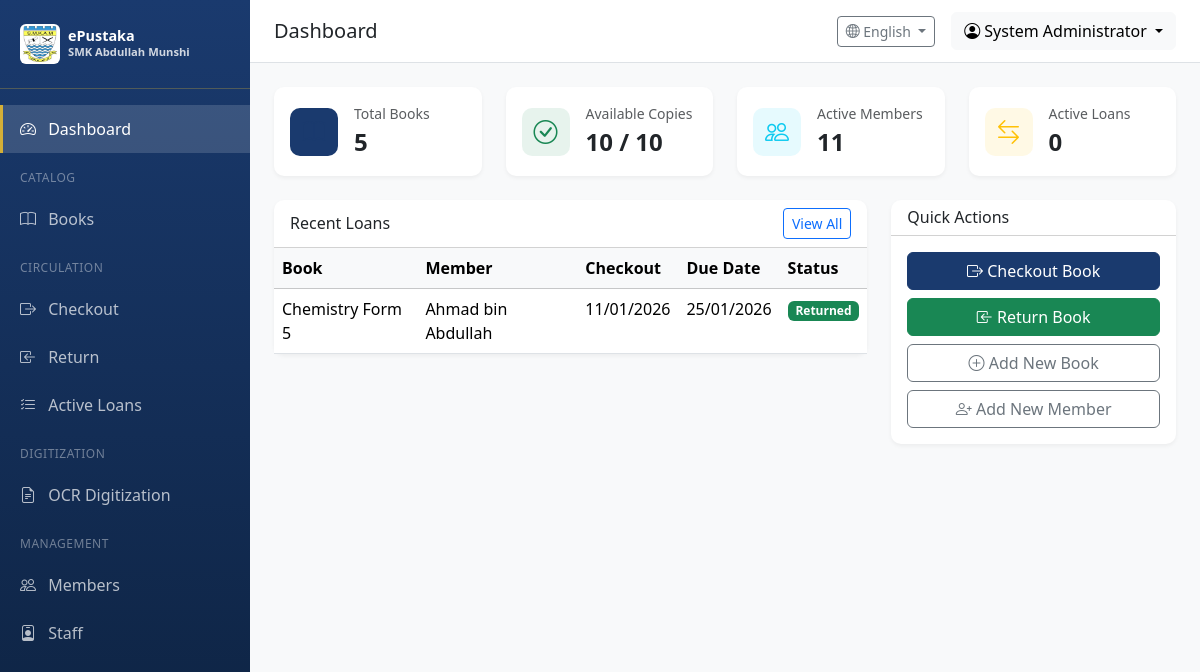
The page /dashboard (signed in) on the database as committed earlier.
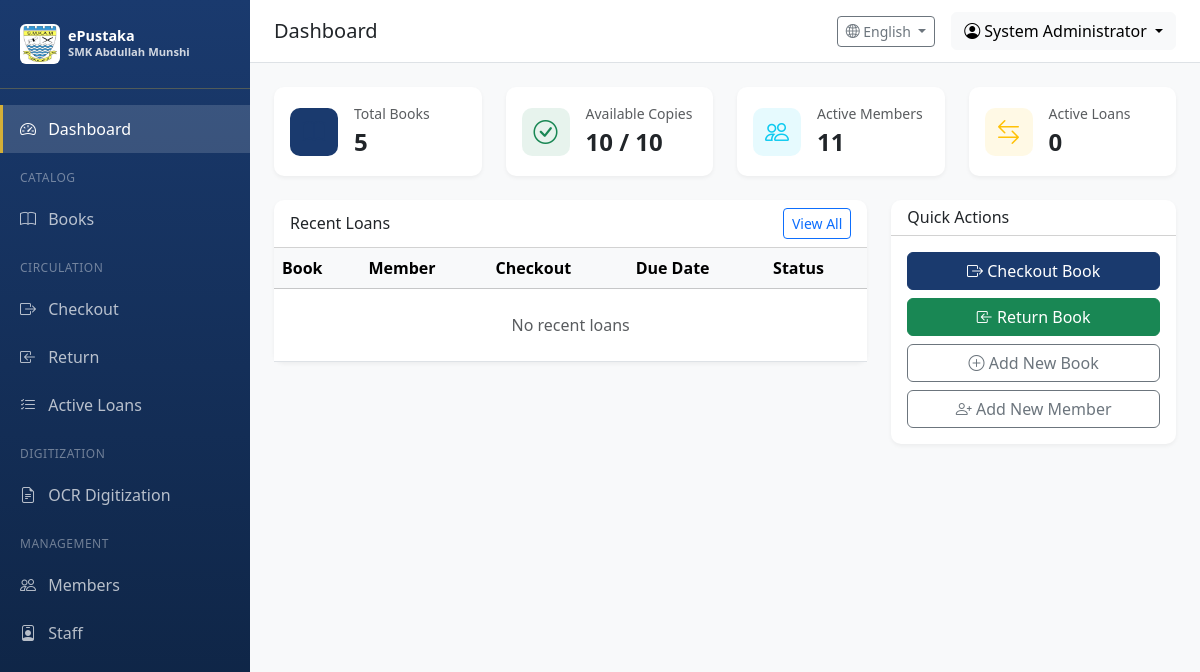
The same page on the database as committed later.
### app/models/user.py (models this page shows, shortened)
class User(UserMixin, db.Model):
    __tablename__ = 'users'
    id = db.Column(db.Integer, primary_key=True)
    username = db.Column(db.String(64), unique=True, nullable=False, index=True)
    email = db.Column(db.String(120), unique=True, nullable=False, index=True)
    password_hash = db.Column(db.String(256), nullable=False)
    full_name = db.Column(db.String(128))
    is_active = db.Column(db.Boolean, default=True)
    role_id = db.Column(db.Integer, db.ForeignKey('roles.id'))
    created_at = db.Column(db.DateTime, default=datetime.utcnow)
    updated_at = db.Column(db.DateTime, default=datetime.utcnow, onupdate=datetime.utcnow)
    last_login = db.Column(db.DateTime)
    def can(self, perm):
        return self.role is not None and self.role.has_permission(perm)

### app/models/circulation.py (models this page shows, shortened)
class Loan(db.Model):
    __tablename__ = 'loans'
    id = db.Column(db.Integer, primary_key=True)
    checkout_date = db.Column(db.DateTime, nullable=False, default=datetime.utcnow)
    due_date = db.Column(db.DateTime, nullable=False)
    return_date = db.Column(db.DateTime)
    status = db.Column(db.String(20), default=LoanStatus.ACTIVE.value, index=True)
    renewal_count = db.Column(db.Integer, default=0)
    fine_amount = db.Column(db.Float, default=0.0)
    fine_paid = db.Column(db.Boolean, default=False)
    notes = db.Column(db.Text)
    member_id = db.Column(db.Integer, db.ForeignKey('members.id'), nullable=False)
    copy_id = db.Column(db.Integer, db.ForeignKey('book_copies.id'), nullable=False)
    checkout_by = db.Column(db.Integer, db.ForeignKey('users.id'))
    return_by = db.Column(db.Integer, db.ForeignKey('users.id'))
    created_at = db.Column(db.DateTime, default=datetime.utcnow)
    updated_at = db.Column(db.DateTime, default=datetime.utcnow, onupdate=datetime.utcnow)
    checkout_staff = db.relationship('User', foreign_keys=[checkout_by])
    return_staff = db.relationship('User', foreign_keys=[return_by])

### app/models/catalog.py (models this page shows, shortened)
class Book(db.Model):
    __tablename__ = 'books'
    id = db.Column(db.Integer, primary_key=True)
    title = db.Column(db.String(256), nullable=False, index=True)
    author = db.Column(db.String(256), index=True)
    isbn = db.Column(db.String(20), index=True)
    publisher = db.Column(db.String(128))
    publication_year = db.Column(db.Integer)
    edition = db.Column(db.String(32))
    category = db.Column(db.String(64), index=True)  # e.g., Fiction, Science, History
    call_number = db.Column(db.String(32), index=True)  # Library classification
    subject = db.Column(db.String(128))
    language = db.Column(db.String(32), default='Malay')
    description = db.Column(db.Text)
    page_count = db.Column(db.Integer)
    cover_image = db.Column(db.String(256))  # Path to cover image
    created_at = db.Column(db.DateTime, default=datetime.utcnow)
    updated_at = db.Column(db.DateTime, default=datetime.utcnow, onupdate=datetime.utcnow)
    copies = db.relationship('BookCopy', backref='book', lazy='dynamic', cascade='all, delete-orphan')

### app/models/member.py (models this page shows, shortened)
class Member(db.Model):
    __tablename__ = 'members'
    id = db.Column(db.Integer, primary_key=True)
    member_id = db.Column(db.String(32), unique=True, nullable=False, index=True)  # Student ID / Card No.
    full_name = db.Column(db.String(128), nullable=False)
    email = db.Column(db.String(120), index=True)
    phone = db.Column(db.String(20))
    member_type = db.Column(db.String(32), default='Student')  # Student, Staff, External
    class_group = db.Column(db.String(64))  # e.g., "Form 5 Science 1"
    student_year = db.Column(db.Integer)  # 1-6 for Form 1-6 / Year 1-6
    total_books_read = db.Column(db.Integer, default=0)  # For NILAM leaderboard
    is_active = db.Column(db.Boolean, default=True)
    notes = db.Column(db.Text)
    created_at = db.Column(db.DateTime, default=datetime.utcnow)
    updated_at = db.Column(db.DateTime, default=datetime.utcnow, onupdate=datetime.utcnow)
    loans = db.relationship('Loan', backref='member', lazy='dynamic')

### app/routes/main.py (the view)
@main_bp.route('/dashboard')
@login_required
def dashboard():
    stats = {
        'total_books': Book.query.count(),
        'total_copies': BookCopy.query.count(),
        'available_copies': BookCopy.query.filter_by(status='available').count(),
        'total_members': Member.query.filter_by(is_active=True).count(),
        'active_loans': Loan.query.filter_by(status=LoanStatus.ACTIVE.value).count(),
        'overdue_loans': Loan.query.filter_by(status=LoanStatus.OVERDUE.value).count(),
        'pending_ocr_jobs': OCRJob.query.filter_by(status='pending').count()
    }
    recent_loans = Loan.query.order_by(Loan.checkout_date.desc()).limit(10).all()
    overdue_loans = Loan.query.filter_by(status=LoanStatus.OVERDUE.value).limit(10).all()
    return render_template('dashboard.html',
                          stats=stats,
                          recent_loans=recent_loans,
                          overdue_loans=overdue_loans)

### app/templates/dashboard.html (shortened to what this page needs)
{% extends "base.html" %}
{% block page_title %}Dashboard{% endblock %}
{% block content %}
<div class="row g-4 mb-4">
    <div class="col-md-3">
        <div class="card stat-card">
            <div class="card-body d-flex align-items-center">
                <div class="stat-icon bg-primary bg-opacity-10 text-primary me-3">
                    <i class="bi bi-book"></i>
                </div>
                <div>
                    <div class="text-muted small">Total Books</div>
                    <div class="fs-4 fw-bold">{{ stats.total_books }}</div>
                </div>
            </div>
        </div>
    </div>
    <div class="col-md-3">
        <div class="card stat-card">
            <div class="card-body d-flex align-items-center">
                <div class="stat-icon bg-success bg-opacity-10 text-success me-3">
                    <i class="bi bi-check-circle"></i>
                </div>
                <div>
                    <div class="text-muted small">Available Copies</div>
                    <div class="fs-4 fw-bold">{{ stats.available_copies }} / {{ stats.total_copies }}</div>
                </div>
            </div>
        </div>
    </div>
    <div class="col-md-3">
        <div class="card stat-card">
            <div class="card-body d-flex align-items-center">
                <div class="stat-icon bg-info bg-opacity-10 text-info me-3">
                    <i class="bi bi-people"></i>
                </div>
                <div>
                    <div class="text-muted small">Active Members</div>
                    <div class="fs-4 fw-bold">{{ stats.total_members }}</div>
                </div>
            </div>
        </div>
    </div>
    <div class="col-md-3">
        <div class="card stat-card">
            <div class="card-body d-flex align-items-center">
                <div class="stat-icon bg-warning bg-opacity-10 text-warning me-3">
                    <i class="bi bi-arrow-left-right"></i>
                </div>
                <div>
                    <div class="text-muted small">Active Loans</div>
                    <div class="fs-4 fw-bold">{{ stats.active_loans }}</div>
                </div>
            </div>
        </div>
    </div>
</div>
<div class="row g-4">
    <div class="col-lg-8">
        <div class="card table-card">
            <div class="card-header bg-transparent d-flex justify-content-between align-items-center">
                <h6 class="mb-0">Recent Loans</h6>
                <a href="{{ url_for('circulation.active_loans') }}" class="btn btn-sm btn-outline-primary">View All</a>
            </div>
            <div class="card-body p-0">
                <div class="table-responsive">
                    <table class="table table-hover mb-0">
                        <thead class="table-light">
                            <tr>
                                <th>Book</th>
                                <th>Member</th>
                                <th>Checkout</th>
                                <th>Due Date</th>
                                <th>Status</th>
                            </tr>
                        </thead>
                        <tbody>
                            {% for loan in recent_loans %}
                            <tr>
                                <td>{{ loan.copy.book.title[:40] }}{% if loan.copy.book.title|length > 40 %}...{% endif %}</td>
                                <td>{{ loan.member.full_name }}</td>
                                <td>{{ loan.checkout_date.strftime('%d/%m/%Y') }}</td>
                                <td>{{ loan.due_date.strftime('%d/%m/%Y') }}</td>
                                <td>
                                    {% if loan.status == 'returned' %}
                                        <span class="badge bg-success">Returned</span>
                                    {% elif loan.is_overdue %}
                                        <span class="badge bg-danger">Overdue</span>
                                    {% else %}
                                        <span class="badge bg-primary">Active</span>
                                    {% endif %}
                                </td>
                            </tr>
                            {% else %}
                            <tr>
                                <td colspan="5" class="text-center text-muted py-4">No recent loans</td>
                            </tr>
                            {% endfor %}
                        </tbody>
                    </table>
                </div>
            </div>
        </div>
    </div>
    <div class="col-lg-4">
        <div class="card table-card">
            <div class="card-header bg-transparent">
                <h6 class="mb-0">Quick Actions</h6>
            </div>
            <div class="card-body">
                <div class="d-grid gap-2">
                    <a href="{{ url_for('circulation.checkout') }}" class="btn btn-primary">
                        <i class="bi bi-box-arrow-right"></i> Checkout Book
                    </a>
                    <a href="{{ url_for('circulation.return_book') }}" class="btn btn-success">
                        <i class="bi bi-box-arrow-in-left"></i> Return Book
                    </a>
                    <a href="{{ url_for('catalog.add_book') }}" class="btn btn-outline-secondary">
                        <i class="bi bi-plus-circle"></i> Add New Book
                    </a>
                    <a href="{{ url_for('users.add_member') }}" class="btn btn-outline-secondary">
                        <i class="bi bi-person-plus"></i> Add New Member
                    </a>
                </div>
            </div>
        </div>
    </div>
</div>
{% endblock %}

### app/templates/base.html (shortened to what this page needs)
<!DOCTYPE html>
<html lang="en">
<head>
    <link href="https://cdn.jsdelivr.net/npm/bootstrap@5.3.2/dist/css/bootstrap.min.css" rel="stylesheet">
    <link href="https://cdn.jsdelivr.net/npm/bootstrap-icons@1.11.1/font/bootstrap-icons.css" rel="stylesheet">
</head>
<body>
    {% if current_user.is_authenticated %}
    <nav class="sidebar">
        <div class="sidebar-brand">
            <div class="d-flex align-items-center">
                <img src="{{ url_for('static', filename='images/Lencana_Sekolah_Menengah_Kebangsaan_Abdullah_Munshi.jpg') }}"
                     alt="SMK Abdullah Munshi"
                     class="me-2 rounded"
                     style="width: 40px; height: 40px; object-fit: contain; background: white; padding: 2px;">
                <div>
                    <div style="font-size: 0.9rem; line-height: 1.2;">ePustaka</div>
                    <div style="font-size: 0.7rem; opacity: 0.8;">SMK Abdullah Munshi</div>
                </div>
            </div>
        </div>
        <ul class="nav flex-column">
            <li class="nav-item">
                <a class="nav-link {% if request.endpoint == 'main.dashboard' %}active{% endif %}" href="{{ url_for('main.dashboard') }}">
                    <i class="bi bi-speedometer2"></i> {{ t('dashboard') }}
                </a>
            </li>
            {% if current_user.can(1) or current_user.can(2) %}
            <li class="sidebar-section">{{ t('catalog') }}</li>
            <li class="nav-item">
                <a class="nav-link {% if 'catalog' in request.endpoint %}active{% endif %}" href="{{ url_for('catalog.index') }}">
                    <i class="bi bi-book"></i> {{ t('books') }}
                </a>
            </li>
            <li class="sidebar-section">{{ t('circulation') }}</li>
            <li class="nav-item">
                <a class="nav-link {% if request.endpoint == 'circulation.checkout' %}active{% endif %}" href="{{ url_for('circulation.checkout') }}">
                    <i class="bi bi-box-arrow-right"></i> {{ t('checkout') }}
                </a>
            </li>
            <li class="nav-item">
                <a class="nav-link {% if request.endpoint == 'circulation.return_book' %}active{% endif %}" href="{{ url_for('circulation.return_book') }}">
                    <i class="bi bi-box-arrow-in-left"></i> {{ t('return') }}
                </a>
            </li>
            <li class="nav-item">
                <a class="nav-link {% if request.endpoint == 'circulation.active_loans' %}active{% endif %}" href="{{ url_for('circulation.active_loans') }}">
                    <i class="bi bi-list-check"></i> {{ t('active_loans') }}
                </a>
            </li>
            {% endif %}
            {% if current_user.can(512) %}
            <li class="sidebar-section">{{ 'Digitization' if current_language == 'en' else 'Pendigitalan' }}</li>
            <li class="nav-item">
                <a class="nav-link {% if 'ocr' in request.endpoint %}active{% endif %}" href="{{ url_for('ocr.index') }}">
                    <i class="bi bi-file-earmark-text"></i> {{ t('ocr_digitization') }}
                </a>
            </li>
            {% endif %}
            {% if current_user.can(128) %}
            <li class="sidebar-section">{{ 'Management' if current_language == 'en' else 'Pengurusan' }}</li>
            <li class="nav-item">
                <a class="nav-link {% if request.endpoint == 'users.member_list' %}active{% endif %}" href="{{ url_for('users.member_list') }}">
                    <i class="bi bi-people"></i> {{ t('members') }}
                </a>
            </li>
            {% endif %}
            {% if current_user.can(256) %}
            <li class="nav-item">
                <a class="nav-link {% if request.endpoint == 'users.staff_list' %}active{% endif %}" href="{{ url_for('users.staff_list') }}">
                    <i class="bi bi-person-badge"></i> {{ t('staff') }}
                </a>
            </li>
            {% endif %}
        </ul>
    </nav>
    <div class="main-content">
        <nav class="top-navbar d-flex justify-content-between align-items-center">
            <div>
                <h5 class="mb-0">{% block page_title %}{{ t('dashboard') }}{% endblock %}</h5>
            </div>
            <div class="d-flex align-items-center gap-3">
                <div class="dropdown">
                    <button class="btn btn-outline-secondary btn-sm dropdown-toggle" type="button" data-bs-toggle="dropdown">
                        <i class="bi bi-globe2"></i> {{ languages.get(current_language, 'English') }}
                    </button>
                </div>
                <div class="dropdown">
                    <button class="btn btn-light dropdown-toggle" type="button" data-bs-toggle="dropdown">
                        <i class="bi bi-person-circle"></i> {{ current_user.full_name or current_user.username }}
                    </button>
                </div>
            </div>
        </nav>
        <div class="content-wrapper">
            {% block content %}{% endblock %}
        </div>
    </div>
    {% else %}
    {% block public_content %}{% endblock %}
    {% endif %}
</body>
</html>

Rows that differ between the two databases and show on the page:
removed Loan: copy.book "Chemistry Form 5", member.full_name "Ahmad bin Abdullah", checkout_date "11/01/2026", due_date "25/01/2026", status "Returned"
Other text that changed with them:
text now shown: "No recent loans"
